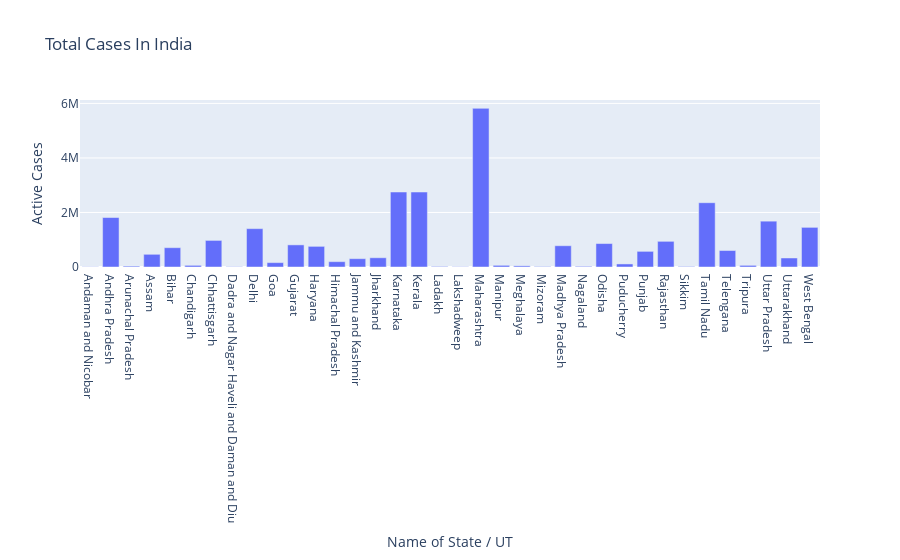

The notebook cell this image was saved under:
### Code cell
fig=plt.figure(figsize=[20,10],dpi=200 )
axes=fig.add_axes([0,0,1,1])
axes.bar(data['Name of State / UT'],data['Active Cases'])
axes.set_title('Total Cases in India') 
axes.set_xlabel("Name of State / UT")
axes.set_ylabel("Active Cases")
plt.show()

#Plotly
fig=go.Figure()
fig.add_trace(go.Bar(x=data['Name of State / UT'],y=data['Active Cases']))
fig.update_layout(title='Total Cases In India',xaxis=dict(title='Name of State / UT'),yaxis=dict(title='Active Cases'))

### Figure 1 — Plotly figure (JSON) as saved in the notebook; plotly's stock layout.template omitted (floating-point values rounded to 4 significant figures)
{"data": [{"type": "bar", "x": ["Andaman and Nicobar", "Andhra Pradesh", "Arunachal Pradesh", "Assam", "Bihar", "Chandigarh", "Chhattisgarh", "Dadra and Nagar Haveli and Daman and Diu", "Delhi", "Goa", "Gujarat", "Haryana", "Himachal Pradesh", "Jammu and Kashmir", "Jharkhand", "Karnataka", "Kerala", "Ladakh", "Lakshadweep", "Maharashtra", "Manipur", "Meghalaya", "Mizoram", "Madhya Pradesh", "Nagaland", "Odisha", "Puducherry", "Punjab", "Rajasthan", "Sikkim", "Tamil Nadu", "Telengana", "Tripura", "Uttar Pradesh", "Uttarakhand", "West Bengal"], "y": [7179, 1814642, 32033, 465912, 708796, 60442, 975391, 10477, 1406834, 160398, 811364, 757497, 195993, 305144, 338891, 2751059, 2749819, 19483, 9294, 5819490, 60840, 42496, 16061, 780160, 23504, 859629, 111920, 574130, 941548, 18521, 2358408, 604404, 60238, 1681495, 330805, 1454113]}], "layout": {"title": {"text": "Total Cases In India"}, "xaxis": {"title": {"text": "Name of State / UT"}}, "yaxis": {"title": {"text": "Active Cases"}}}}
